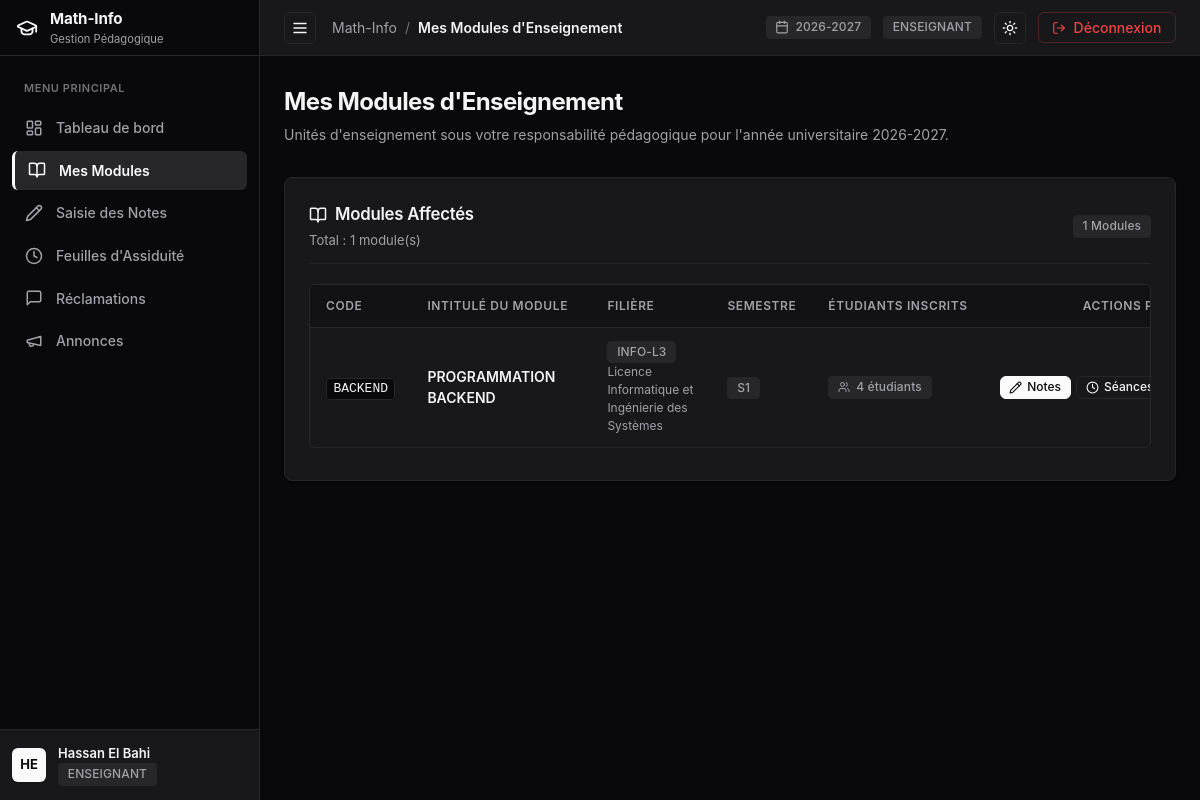
The page /enseignant/modules (signed in) on the database its author committed.
### tables this page shows
CREATE TABLE `utilisateurs` (
  `idUtilisateur` int NOT NULL AUTO_INCREMENT,
  `nom` varchar(100) NOT NULL,
  `prenom` varchar(100) NOT NULL,
  `email` varchar(150) NOT NULL,
  `motDePasse` varchar(255) NOT NULL,
  `role` enum('ADMIN','ENSEIGNANT','ETUDIANT') NOT NULL,
  `dateCreation` timestamp NULL DEFAULT CURRENT_TIMESTAMP,
  PRIMARY KEY (`idUtilisateur`),
  UNIQUE KEY `email` (`email`)
);

CREATE TABLE `modules` (
  `idModule` int NOT NULL AUTO_INCREMENT,
  `code` varchar(20) NOT NULL,
  `intitule` varchar(150) NOT NULL,
  `semestre` enum('S1','S2','S3','S4') NOT NULL,
  `coefficient` float NOT NULL DEFAULT '1',
  `idFiliere` int NOT NULL,
  `idEnseignant` int DEFAULT NULL,
  PRIMARY KEY (`idModule`),
  UNIQUE KEY `code` (`code`),
  KEY `idFiliere` (`idFiliere`),
  KEY `idEnseignant` (`idEnseignant`),
  CONSTRAINT `modules_ibfk_1` FOREIGN KEY (`idFiliere`) REFERENCES `filieres` (`idFiliere`) ON DELETE CASCADE,
  CONSTRAINT `modules_ibfk_2` FOREIGN KEY (`idEnseignant`) REFERENCES `enseignants` (`idUtilisateur`) ON DELETE SET NULL
);

CREATE TABLE `filieres` (
  `idFiliere` int NOT NULL AUTO_INCREMENT,
  `code` varchar(20) NOT NULL,
  `intitule` varchar(150) NOT NULL,
  `description` text,
  PRIMARY KEY (`idFiliere`),
  UNIQUE KEY `code` (`code`)
);

### src/Views/enseignant/modules.php (the view, shortened to what the rows shown need)
<div style="margin-bottom: 2rem;">
  <h1 style="font-size: 1.5rem; font-weight: 700; letter-spacing: -0.025em; color: var(--text-main); margin-bottom: 0.25rem;">
    Mes Modules d'Enseignement
  </h1>
  <p style="color: var(--text-muted); font-size: 0.875rem;">
    Unités d'enseignement sous votre responsabilité pédagogique pour l'année universitaire 2026-2027.
  </p>
</div>
<div class="card">
  <div class="card-header">
    <div>
      <span class="card-title">
        <?= Icon::get('book-open', 18) ?>
        <span>Modules Affectés</span>
      </span>
      <span class="card-desc" style="display: block; margin-top: 0.25rem;">
        Total : <?= count($modules) ?> module(s)
      </span>
    </div>
    <span class="badge badge-neutral"><?= count($modules) ?> Modules</span>
  </div>
  <?php if (empty($modules)): ?>
    <div style="text-align: center; padding: 3rem 1rem; color: var(--text-muted); font-size: 0.875rem;">
      <div style="margin-bottom: 0.5rem; color: var(--text-subtle);"><?= Icon::get('book-open', 32) ?></div>
      Aucun module ne vous est actuellement attribué. Contactez le secrétariat pédagogique.
    </div>
  <?php else: ?>
    <div class="table-wrapper">
      <table>
        <thead>
          <tr>
            <th style="min-width: 90px;">Code</th>
            <th style="min-width: 180px;">Intitulé du Module</th>
            <th style="min-width: 120px;">Filière</th>
            <th style="min-width: 80px;">Semestre</th>
            <th style="min-width: 110px;">Étudiants Inscrits</th>
            <th style="min-width: 160px; text-align: right;">Actions Pédagogiques</th>
          </tr>
        </thead>
        <tbody>
          <?php foreach ($modules as $m): ?>
            <tr>
              <td><code><?= htmlspecialchars($m['code']) ?></code></td>
              <td style="font-weight: 600;"><?= htmlspecialchars($m['intitule']) ?></td>
              <td>
                <span class="badge badge-neutral"><?= htmlspecialchars($m['filiere_code']) ?></span>
                <span style="font-size: 0.75rem; color: var(--text-muted); display: block;"><?= htmlspecialchars($m['filiere_intitule']) ?></span>
              </td>
              <td><span class="badge badge-neutral"><?= htmlspecialchars($m['semestre']) ?></span></td>
              <td>
                <span class="badge badge-neutral">
                  <?= Icon::get('users', 12) ?>
                  <span><?= (int)$m['total_etudiants'] ?> étudiants</span>
                </span>
              </td>
              <td style="text-align: right;">
                <div style="display: inline-flex; gap: 0.35rem;">
                  <a href="/enseignant/modules/<?= $m['idModule'] ?>/notes" class="btn btn-primary btn-sm" title="Saisie des notes">
                    <?= Icon::get('pencil', 13) ?>
                    <span>Notes</span>
                  </a>
                  <a href="/enseignant/modules/<?= $m['idModule'] ?>/seances" class="btn btn-outline btn-sm" title="Gestion des séances">
                    <?= Icon::get('clock', 13) ?>
                    <span>Séances</span>
                  </a>
                </div>
              </td>
            </tr>
          <?php endforeach; ?>
        </tbody>
      </table>
    </div>
  <?php endif; ?>
</div>

### src/Utils/Icon.php (shortened to what the rows shown need)
<?php
class Icon {
    public static function get(string $name, int $size = 16, string $extraClass = ''): string {
        $classAttr = 'lucide-icon' . ($extraClass !== '' ? ' ' . $extraClass : '');
        $svgAttrs = sprintf(
            'xmlns="http://www.w3.org/2000/svg" width="%d" height="%d" viewBox="0 0 24 24" fill="none" stroke="currentColor" stroke-width="2" stroke-linecap="round" stroke-linejoin="round" class="%s"',
            $size,
            $size,
            htmlspecialchars($classAttr)
        );
        switch ($name) {
            case 'graduation-cap':
                return "<svg {$svgAttrs}><path d=\"M21.42 10.922a1 1 0 0 0-.019-1.838L12.83 5.18a2 2 0 0 0-1.66 0L2.6 9.08a1 1 0 0 0 0 1.832l8.57 3.908a2 2 0 0 0 1.66 0z\"/><path d=\"M22 10v6\"/><path d=\"M6 12.5V16a6 3 0 0 0 12 0v-3.5\"/></svg>";
            case 'layout-dashboard':
                return "<svg {$svgAttrs}><rect width=\"7\" height=\"9\" x=\"3\" y=\"3\" rx=\"1\"/><rect width=\"7\" height=\"5\" x=\"14\" y=\"3\" rx=\"1\"/><rect width=\"7\" height=\"9\" x=\"14\" y=\"12\" rx=\"1\"/><rect width=\"7\" height=\"5\" x=\"3\" y=\"16\" rx=\"1\"/></svg>";
            case 'book-open':
                return "<svg {$svgAttrs}><path d=\"M12 7v14\"/><path d=\"M3 18a1 1 0 0 1-1-1V4a1 1 0 0 1 1-1h5a4 4 0 0 1 4 4 4 4 0 0 1 4-4h5a1 1 0 0 1 1 1v13a1 1 0 0 1-1 1h-6a3 3 0 0 0-3 3 3 3 0 0 0-3-3z\"/></svg>";
            case 'users':
                return "<svg {$svgAttrs}><path d=\"M16 21v-2a4 4 0 0 0-4-4H6a4 4 0 0 0-4 4v2\"/><circle cx=\"9\" cy=\"7\" r=\"4\"/><path d=\"M22 21v-2a4 4 0 0 0-3-3.87\"/><path d=\"M16 3.13a4 4 0 0 1 0 7.75\"/></svg>";
            case 'clock':
                return "<svg {$svgAttrs}><circle cx=\"12\" cy=\"12\" r=\"10\"/><polyline points=\"12 6 12 12 16 14\"/></svg>";
            case 'megaphone':
                return "<svg {$svgAttrs}><path d=\"m3 11 18-5v12L3 14v-3z\"/><path d=\"M11.6 16.8a3 3 0 1 1-5.8-1.6\"/></svg>";
            case 'calendar':
                return "<svg {$svgAttrs}><path d=\"M8 2v4\"/><path d=\"M16 2v4\"/><rect width=\"18\" height=\"18\" x=\"3\" y=\"4\" rx=\"2\"/><path d=\"M3 10h18\"/></svg>";
            case 'sun':
                return "<svg {$svgAttrs}><circle cx=\"12\" cy=\"12\" r=\"4\"/><path d=\"M12 2v2\"/><path d=\"M12 20v2\"/><path d=\"m4.93 4.93 1.41 1.41\"/><path d=\"m17.66 17.66 1.41 1.41\"/><path d=\"M2 12h2\"/><path d=\"M20 12h2\"/><path d=\"m6.34 17.66-1.41 1.41\"/><path d=\"m19.07 4.93-1.41 1.41\"/></svg>";
            case 'log-out':
                return "<svg {$svgAttrs}><path d=\"M9 21H5a2 2 0 0 1-2-2V5a2 2 0 0 1 2-2h4\"/><polyline points=\"16 17 21 12 16 7\"/><line x1=\"21\" x2=\"9\" y1=\"12\" y2=\"12\"/></svg>";
            case 'pencil':
                return "<svg {$svgAttrs}><path d=\"M21.174 6.812a1 1 0 0 0-3.986-3.987L3.842 16.174a2 2 0 0 0-.5.83l-1.321 4.352a.5.5 0 0 0 .623.622l4.353-1.32a2 2 0 0 0 .83-.497z\"/><path d=\"m15 5 4 4\"/></svg>";
            case 'menu':
                return "<svg {$svgAttrs}><line x1=\"4\" x2=\"20\" y1=\"12\" y2=\"12\"/><line x1=\"4\" x2=\"20\" y1=\"6\" y2=\"6\"/><line x1=\"4\" x2=\"20\" y1=\"18\" y2=\"18\"/></svg>";
            case 'arrow-right':
                return "<svg {$svgAttrs}><path d=\"M5 12h14\"/><path d=\"m12 5 7 7-7 7\"/></svg>";
            case 'message-square':
                return "<svg {$svgAttrs}><path d=\"M21 15a2 2 0 0 1-2 2H7l-4 4V5a2 2 0 0 1 2-2h14a2 2 0 0 1 2 2z\"/></svg>";
        }
    }
}

### src/Views/layout/main.php (shortened to what the rows shown need)
<?php
$currentUser = Auth::user();
$currentRole = Auth::role();
$activeNav = $activeNav ?? 'dashboard';
?>
<!DOCTYPE html>
<html lang="fr" data-theme="dark">
<head>
  <link rel="stylesheet" href="/css/style.css">
</head>
<body class="app-shell">
  <aside id="sidebar" class="sidebar">
    <div class="sidebar-header">
      <a href="/" class="sidebar-brand">
        <span class="brand-icon"><?= Icon::get('graduation-cap', 22) ?></span>
        <div class="brand-text">
          <span class="brand-name">Math-Info</span>
          <span class="brand-sub">Gestion Pédagogique</span>
        </div>
      </a>
    </div>
    <nav class="sidebar-nav">
      <div class="nav-section-title">Menu Principal</div>
      <?php if ($currentRole === 'ADMIN'): ?>
        <a href="/admin/dashboard" class="nav-item <?= $activeNav === 'dashboard' ? 'active' : '' ?>">
          <span class="nav-icon"><?= Icon::get('layout-dashboard', 18) ?></span>
          <span class="nav-label">Tableau de bord</span>
        </a>
        <a href="/admin/filieres" class="nav-item <?= $activeNav === 'filieres' ? 'active' : '' ?>">
          <span class="nav-icon"><?= Icon::get('landmark', 18) ?></span>
          <span class="nav-label">Filières</span>
        </a>
        <a href="/admin/modules" class="nav-item <?= $activeNav === 'modules' ? 'active' : '' ?>">
          <span class="nav-icon"><?= Icon::get('book-open', 18) ?></span>
          <span class="nav-label">Modules</span>
        </a>
        <a href="/admin/utilisateurs" class="nav-item <?= $activeNav === 'utilisateurs' ? 'active' : '' ?>">
          <span class="nav-icon"><?= Icon::get('users', 18) ?></span>
          <span class="nav-label">Utilisateurs</span>
        </a>
        <a href="/admin/inscriptions" class="nav-item <?= $activeNav === 'inscriptions' ? 'active' : '' ?>">
          <span class="nav-icon"><?= Icon::get('clipboard-list', 18) ?></span>
          <span class="nav-label">Inscriptions</span>
        </a>
        <a href="/admin/annonces" class="nav-item <?= $activeNav === 'annonces' ? 'active' : '' ?>">
          <span class="nav-icon"><?= Icon::get('megaphone', 18) ?></span>
          <span class="nav-label">Annonces</span>
        </a>
        <a href="/admin/audit" class="nav-item <?= $activeNav === 'audit' ? 'active' : '' ?>">
          <span class="nav-icon"><?= Icon::get('shield-check', 18) ?></span>
          <span class="nav-label">Journal d'Audit</span>
        </a>
        <a href="/admin/reclamations" class="nav-item <?= $activeNav === 'reclamations' ? 'active' : '' ?>">
          <span class="nav-icon"><?= Icon::get('message-square', 18) ?></span>
          <span class="nav-label">Réclamations</span>
        </a>
      <?php elseif ($currentRole === 'ENSEIGNANT'): ?>
        <a href="/enseignant/dashboard" class="nav-item <?= $activeNav === 'dashboard' ? 'active' : '' ?>">
          <span class="nav-icon"><?= Icon::get('layout-dashboard', 18) ?></span>
          <span class="nav-label">Tableau de bord</span>
        </a>
        <a href="/enseignant/modules" class="nav-item <?= $activeNav === 'modules' ? 'active' : '' ?>">
          <span class="nav-icon"><?= Icon::get('book-open', 18) ?></span>
          <span class="nav-label">Mes Modules</span>
        </a>
        <a href="/enseignant/notes" class="nav-item <?= $activeNav === 'notes' ? 'active' : '' ?>">
          <span class="nav-icon"><?= Icon::get('pencil', 18) ?></span>
          <span class="nav-label">Saisie des Notes</span>
        </a>
        <a href="/enseignant/seances" class="nav-item <?= $activeNav === 'seances' ? 'active' : '' ?>">
          <span class="nav-icon"><?= Icon::get('clock', 18) ?></span>
          <span class="nav-label">Feuilles d'Assiduité</span>
        </a>
        <a href="/enseignant/reclamations" class="nav-item <?= $activeNav === 'reclamations' ? 'active' : '' ?>">
          <span class="nav-icon"><?= Icon::get('message-square', 18) ?></span>
          <span class="nav-label">Réclamations</span>
        </a>
        <a href="/enseignant/annonces" class="nav-item <?= $activeNav === 'annonces' ? 'active' : '' ?>">
          <span class="nav-icon"><?= Icon::get('megaphone', 18) ?></span>
          <span class="nav-label">Annonces</span>
        </a>
      <?php endif; ?>
    </nav>
    <div class="sidebar-footer">
      <div class="user-profile-widget">
        <div class="user-avatar">
          <?= strtoupper(substr($currentUser ? $currentUser->getPrenom() : 'U', 0, 1) . substr($currentUser ? $currentUser->getNom() : 'S', 0, 1)) ?>
        </div>
        <div class="user-meta">
          <span class="user-name"><?= htmlspecialchars($currentUser ? $currentUser->getNomComplet() : 'Utilisateur') ?></span>
          <span class="user-role-badge badge badge-neutral"><?= htmlspecialchars($currentRole ?? '') ?></span>
        </div>
      </div>
    </div>
  </aside>
  <div class="main-wrapper">
    <header class="app-topbar">
      <div class="topbar-left">
        <button id="sidebarToggle" class="btn btn-icon sidebar-toggle-btn-topbar" title="Basculer le menu" aria-label="Menu">
          <?= Icon::get('menu', 18) ?>
        </button>
        <div class="breadcrumb">
          <span class="breadcrumb-root">Math-Info</span>
          <span class="breadcrumb-sep">/</span>
          <span class="breadcrumb-current"><?= htmlspecialchars($title ?? 'Dashboard') ?></span>
        </div>
      </div>
      <div class="topbar-right">
        <div class="badge badge-neutral" title="Année Universitaire en cours">
          <?= Icon::get('calendar', 14) ?>
          <span>2026-2027</span>
        </div>
        <?php if ($currentRole === 'ADMIN'): ?>
          <span class="badge badge-warning">ADMIN</span>
        <?php elseif ($currentRole === 'ENSEIGNANT'): ?>
          <span class="badge badge-neutral">ENSEIGNANT</span>
        <?php else: ?>
          <span class="badge badge-neutral">ÉTUDIANT</span>
        <?php endif; ?>
        <button id="themeToggle" class="btn btn-icon" title="Basculer Mode Clair/Sombre" aria-label="Basculer Thème">
          <span id="themeIcon"><?= Icon::get('sun', 16) ?></span>
        </button>
        <a href="/logout" class="btn btn-destructive" title="Déconnexion">
          <?= Icon::get('log-out', 14) ?>
          <span class="desktop-only">Déconnexion</span>
        </a>
      </div>
    </header>
    <main class="page-content">
      <div class="content-container">
        <?= $content ?>
      </div>
    </main>
  </div>
</body>
</html>

### rows shown on the page
utilisateurs: prenom+nom "HE", prenom+nom "Hassan El Bahi"
modules: code "BACKEND", intitule "PROGRAMMATION BACKEND", idFiliere.code "INFO-L3", idFiliere.intitule "Licence Informatique et Ingénierie des Systèmes", semestre "S1", total_etudiants "4"

### other values the page prints
$currentRole "ENSEIGNANT"
$title "Mes Modules d'Enseignement"
count($modules) "1"
